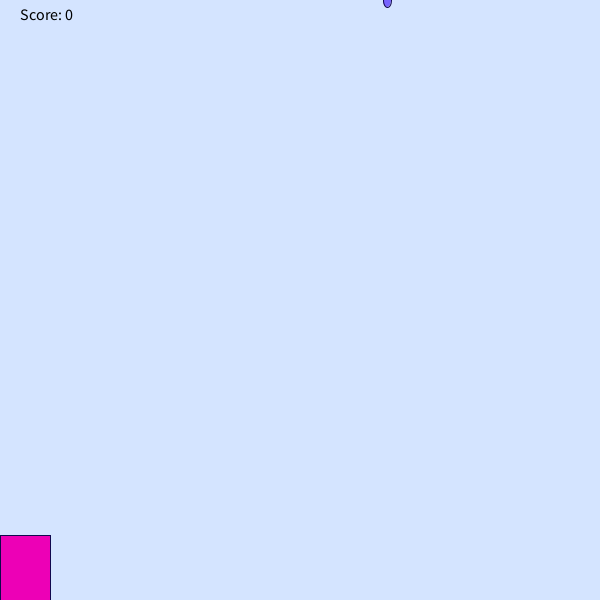
Frame 1 (no input)
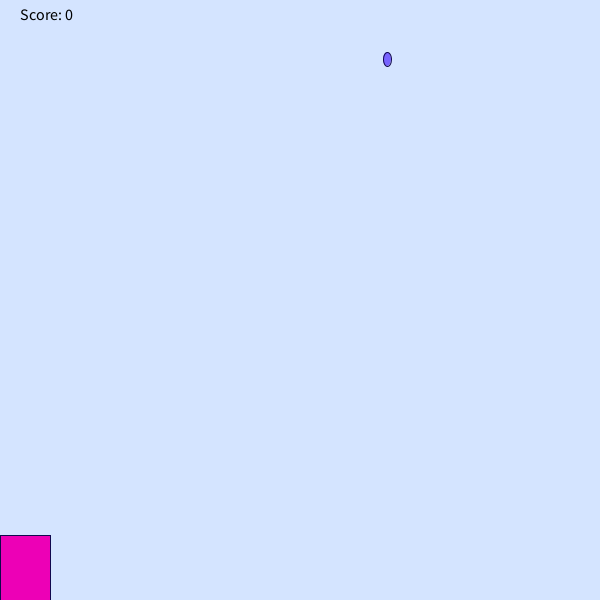
Frame 60 (the mouse pressed at the canvas centre just before this capture)
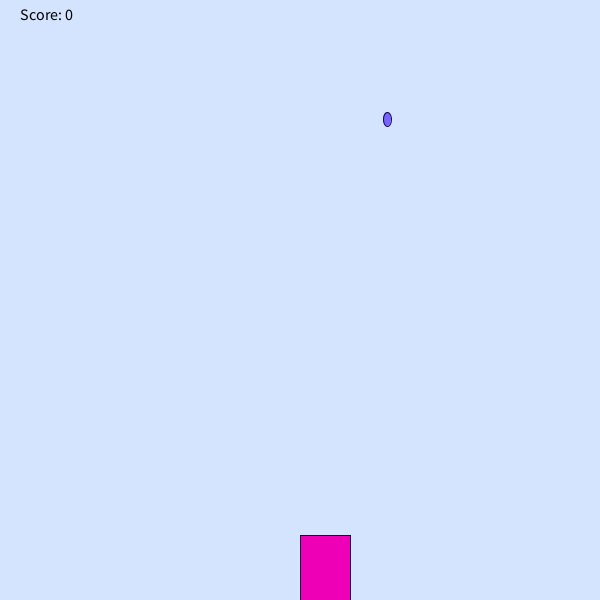
Frame 120 (the mouse held since frame 60 and released just before this capture)

The Processing sketch that drew these frames (run headless with seeded random() and noise(); from frame 60 on, the mouse is pressed at the canvas centre):

// Processing sketch: rainGame
// ── rainGame.pde
int Y = 0;
int width = 600;
int height = 600;

int bucketWidth = 50;

int score = 0;

int randomNumber = (int) random(width);

void setup(){
  size(600, 600);
  
}

void draw(){
  background(212, 228, 255);
  
  fill(0, 0, 0);
  textSize(16);
  text("Score: " + score, 20, 20);
    
  fill(119, 99, 255);
  stroke(17, 8, 77);
  ellipse(randomNumber, Y, 8, 14);
  Y += 1;
  
  fill(237, 0, 182);
  rect(mouseX, height-65, bucketWidth, 65);
  
  if (Y == height-65) {
    checkCatch(randomNumber);

    randomNumber = (int) random(width);
    Y = 0;
  }
  
}

void checkCatch(int x){
     if (x > mouseX && x < mouseX+bucketWidth)
          score++;
     else if (score > 0)
          score--;
     println("Your score is now: " + score); 
}
